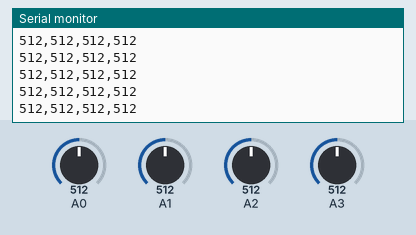
A sketch run on a simulated Arduino Uno, built with avr-gcc and run on an emulated ATmega328P. On the bench: the last lines printed to the serial monitor. Inputs (shaded band) come from the test bench; at power-on: A0 = 512, A1 = 512, A2 = 512, A3 = 512.

Above: at 1.2 s.
1.3 s: A0 set to 716
At 1.31 s:
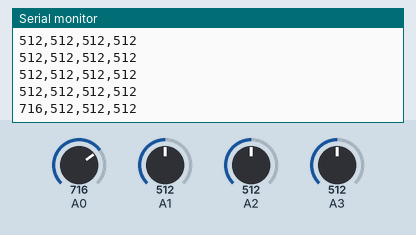
2.8 s: A1 set to 716
At 2.81 s:
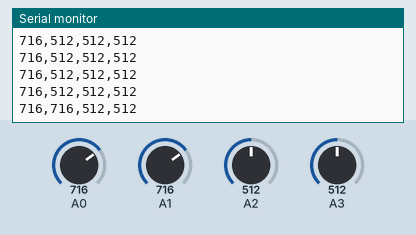
4.3 s: A2 set to 716
At 4.31 s:
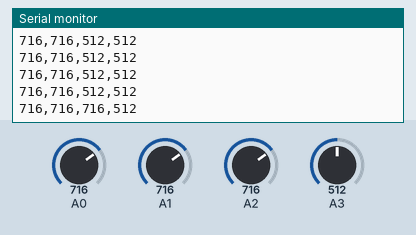
5.8 s: A3 set to 716
At 5.81 s:
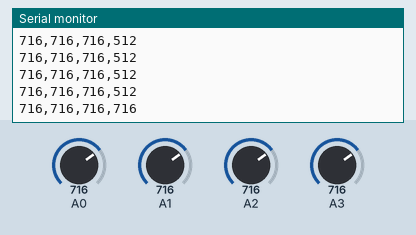
7.3 s: A0 set to 992
At 7.31 s:
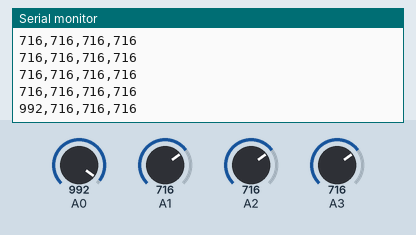
8.8 s: A1 set to 992
At 8.81 s:
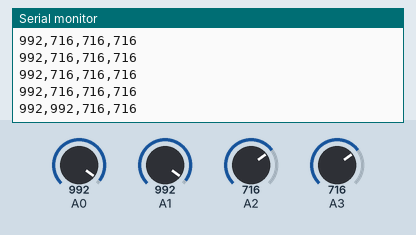
Timing chart, 0 to 11.3 s (numbered marks = the images above; inputs shaded):
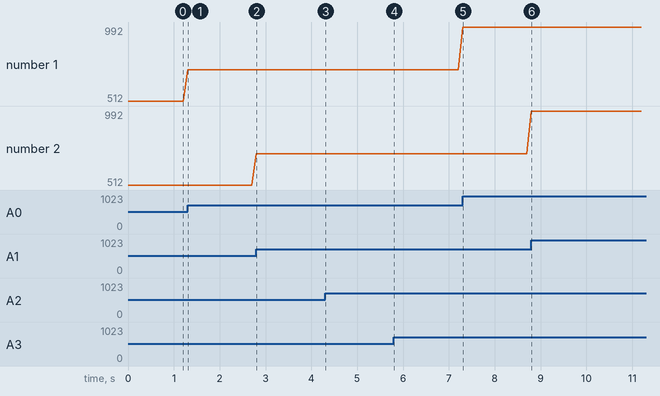

Measured:
- after the input at 1.3 s, the serial monitor: prints a new line at once (image 1)
- after the input at 2.8 s, the serial monitor: prints a new line at once (image 2)
- after the input at 4.3 s, the serial monitor: prints a new line at once (image 3)
- after the input at 5.8 s, the serial monitor: prints a new line at once (image 4)
- after the input at 7.3 s, the serial monitor: prints a new line at once (image 5)
- after the input at 8.8 s, the serial monitor: prints a new line at once (image 6)
- plotted number 1: 512 → 716 after the input at 1.3 s, 716 → 992 after the input at 7.3 s

The sketch:

sunsensor_server.ino
```cpp
void setup()
{
    Serial.begin(115200);

    cli(); // clear interrupts
    //set timer1 interrupt at 10Hz
    TCCR1A = 0; // set entire TCCR1A register to 0
    TCCR1B = 0; // same for TCCR1B
    TCNT1 = 0;  //initialize counter value to 0
    // set compare match register for 1hz increments
    OCR1A = 6249; // = (16*10^6) / (10*256) - 1 (must be <65536)
    // turn on CTC mode
    TCCR1B |= (1 << WGM12);
    // Set CS10 and CS12 bits for 256 prescaler
    TCCR1B |= (1 << CS12);
    // enable timer compare interrupt
    TIMSK1 |= (1 << OCIE1A);

    // enable interrupts
    sei();
}

ISR(TIMER1_COMPA_vect)
{   //timer1 interrupt 10Hz reads the sun sensor
    unsigned short a0 = analogRead(A0);
    unsigned short a1 = analogRead(A1);
    unsigned short a2 = analogRead(A2);
    unsigned short a3 = analogRead(A3);
    Serial.print(a0);
    Serial.print(",");
    Serial.print(a1);
    Serial.print(",");
    Serial.print(a2);
    Serial.print(",");
    Serial.print(a3);
    Serial.print("\n");
    Serial.flush();
}

void loop()
{
    // do nothing
}
```
